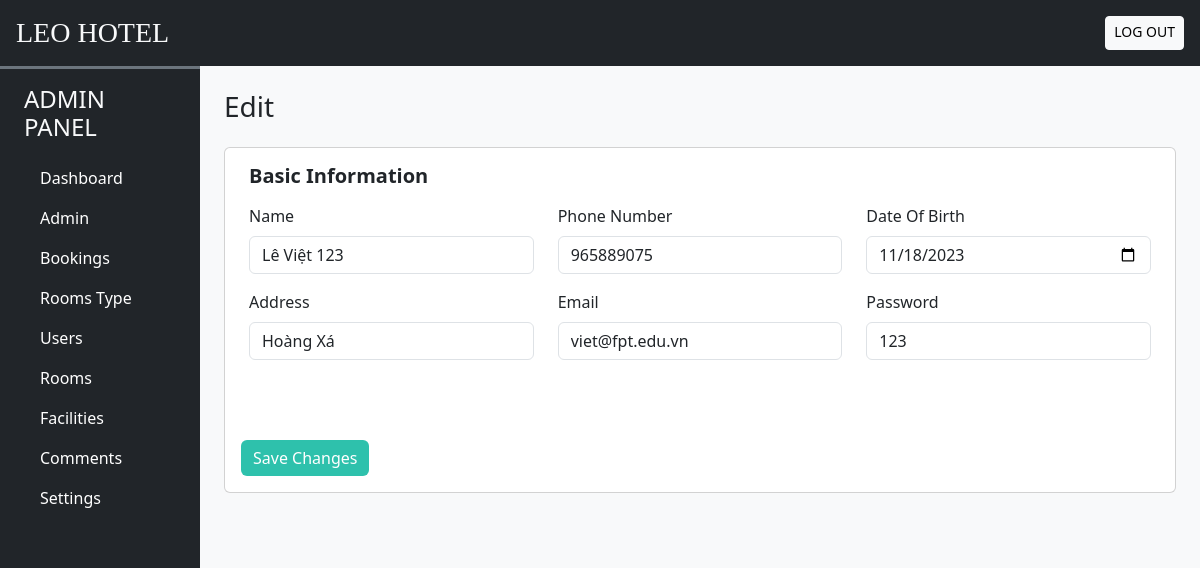
The page /admin/index.php?act=suausers&id=34 (signed in) on the database its author committed.
### tables this page shows
CREATE TABLE `user_cred` (
  `id` int(10) NOT NULL,
  `name` varchar(200) NOT NULL,
  `email` varchar(100) NOT NULL,
  `address` varchar(250) NOT NULL,
  `phonenum` int(20) NOT NULL,
  `dob` date NOT NULL,
  `pincode` int(11) NOT NULL,
  `profile` varchar(255) NOT NULL,
  `password` varchar(100) NOT NULL,
  `is_verified` int(11) NOT NULL DEFAULT 0,
  `status` int(10) NOT NULL DEFAULT 1,
  `datentime` datetime NOT NULL DEFAULT current_timestamp(),
  `token` varchar(200) DEFAULT NULL,
  `t_expire` date DEFAULT NULL
);

### model/pdo.php (called while the page is built, shortened)
<?php
function pdo_get_connection(){
    $servername = "localhost";
    $username = "root";
    $password = "";
    try {
        $conn = new PDO("mysql:host=$servername;dbname=duan1", $username, $password);
        $conn->setAttribute(PDO::ATTR_ERRMODE, PDO::ERRMODE_EXCEPTION);
        return $conn;
    } catch(PDOException $e) {
        echo "Connection failed: " . $e->getMessage();
    }
}
function pdo_query_one($sql){
    $sql_args=array_slice(func_get_args(),1);
    try{
        $conn=pdo_get_connection();
        $stmt=$conn->prepare($sql);
        $stmt->execute($sql_args);
        $row=$stmt->fetch(PDO::FETCH_ASSOC);
        return $row;
    }
    catch(PDOException $e){
        throw $e;
    }
    finally{
        unset($conn);
    }
}
?>

### model/users.php (called while the page is built, shortened)
<?php
function loadone_user($id)
{
    $sql = "SELECT * FROM user_cred WHERE id=" . $id;
    $tk = pdo_query_one($sql);
    return $tk;
}

### admin/users/update.php (the view, shortened to what this page needs)
<?php
if (is_array($user)) {
    extract($user);
}
?>
<!DOCTYPE html>
<html lang="en">
<head>
    <?php require('inc/links.php'); ?>
</head>
<body class="bg-light">
    <div class="container-fluid" id="main-content">
        <div class="row">
            <div class="col-lg-10 ms-auto p-4 overflow-hidden">
                <h3 class="mb-4">Edit</h3>
                <div class="card">
                    <div>
                        <div class="col-12 mb-5 px-4 mt-3">
                            <form action="index.php?act=updateusers" method="POST" enctype="multipart/form-data">
                                <h5 class="mb-3 fw-bold">Basic Information</h5>
                                <div class="row mb-5">
                                    <div class="col-md-4 mb-3">
                                        <label class="form-label">Name</label>
                                        <input name="name" type="text" value="<?= $name ?>" class=" form-control shadow-none" required>
                                    </div>
                                    <div class="col-md-4 mb-3">
                                        <label class="form-label">Phone number</label>
                                        <input name="phonenum" type="text" value="<?= $phonenum ?>" class=" form-control shadow-none" required>
                                    </div>
                                    <div class="col-md-4 mb-3">
                                        <label class="form-label">Date of birth</label>
                                        <input name="dob" type="date" value="<?= $dob ?>" class=" form-control shadow-none" required>
                                    </div>
                                    <div class="col-md-4 mb-3">
                                        <label class="form-label">Address</label>
                                        <input name="address" type="text" value="<?= $address ?>" class=" form-control shadow-none" required>
                                    </div>
                                    <div class="col-md-4 mb-3">
                                        <label class="form-label">Email</label>
                                        <input name="email" type="text" value="<?= $email ?>" class=" form-control shadow-none" required>
                                    </div>
                                    <div class="col-md-4 mb-3">
                                        <label class="form-label">Password</label>
                                        <input name="password" type="text" value="<?= $password ?>" class="form-control shadow-none" required>
                                    </div>
                                </div>
                        </div>
                        <input type="submit" value="Save Changes" name="capnhat" class="btn custom-bg border-0 m-3 btn-dark shadow-none">
                    </div>
                </div>
            </div>
        </div>
    </div>
</body>
</html>

### css/style.css (style rules this page uses)
:root { --teal: #2ec1ac; --teal_hover: #279e8c; }
html { font-family: "Nunito", sans-serif; margin: 0; padding: 0; box-sizing: border-box; text-decoration: none; outline: none; border: none; text-transform: capitalize; transition: all 0.2s linear; }
body { background-color: #f3f2f2; }
.custom-bg { background-color: var(--teal); }

### rows shown on the page
user_cred: name "Lê Việt 123", phonenum "965889075", dob "11/18/2023", address "Hoàng Xá", email "viet@fpt.edu.vn", password "123"
